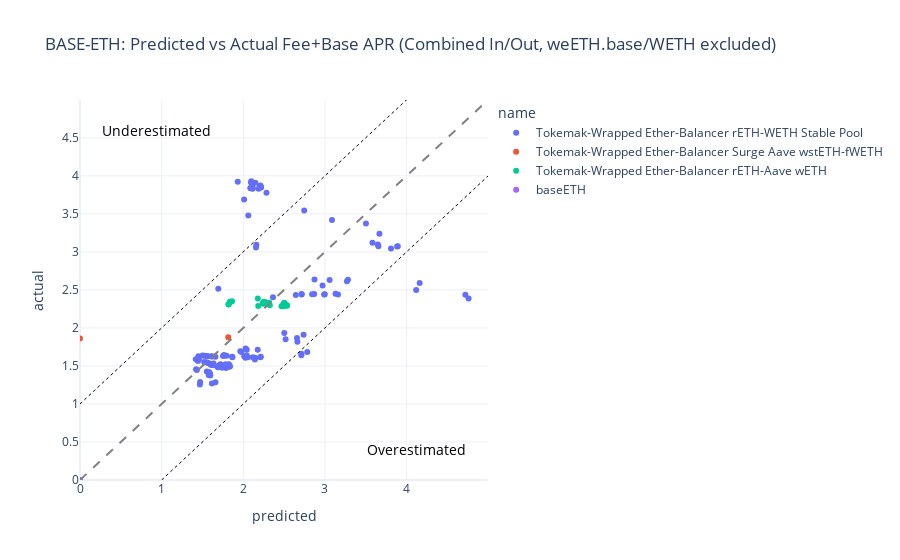

Write notebook code for a chart like this one.
### Markdown cell above
![image.png](attachment:image.png)


surge fuild is weird here

### Code cell
# Exclude the suspect pool
baseeth_filtered = baseeth_combined[baseeth_combined["name"] != suspect_overestimated_fee_and_base]

_scatter_pred_vs_actual(
    baseeth_filtered,
    pred_col="predicted",
    actual_col="actual",
    title="BASE-ETH: Predicted vs Actual Fee+Base APR (Combined In/Out, weETH.base/WETH excluded)",
    hover_cols=["datetime"],
    label_col="name",
)

### Figure 1 — Plotly figure (JSON) as saved in the notebook; plotly's stock layout.template omitted (floating-point values rounded to 4 significant figures; data arrays with more than 128 entries replaced by an {"elided": "..."} marker saying what was removed)
{"data": [{"customdata": {"elided": "133x1 str values"}, "hovertemplate": "name=Tokemak-Wrapped Ether-Balancer rETH-WETH Stable Pool<br>predicted=%{x}<br>actual=%{y}<br>datetime=%{customdata[0]}<extra></extra>", "legendgroup": "Tokemak-Wrapped Ether-Balancer rETH-WETH Stable Pool", "marker": {"color": "#636efa", "symbol": "circle"}, "mode": "markers", "name": "Tokemak-Wrapped Ether-Balancer rETH-WETH Stable Pool", "orientation": "v", "showlegend": true, "type": "scatter", "x": {"elided": "133 float values"}, "xaxis": "x", "y": {"elided": "133 float values"}, "yaxis": "y"}, {"customdata": [["2025-06-12T11:08:15"], ["2025-06-16T19:08:15"]], "hovertemplate": "name=Tokemak-Wrapped Ether-Balancer Surge Aave wstETH-fWETH<br>predicted=%{x}<br>actual=%{y}<br>datetime=%{customdata[0]}<extra></extra>", "legendgroup": "Tokemak-Wrapped Ether-Balancer Surge Aave wstETH-fWETH", "marker": {"color": "#EF553B", "symbol": "circle"}, "mode": "markers", "name": "Tokemak-Wrapped Ether-Balancer Surge Aave wstETH-fWETH", "orientation": "v", "showlegend": true, "type": "scatter", "x": [0, 1.815], "xaxis": "x", "y": [1.86, 1.877], "yaxis": "y"}, {"customdata": [["2026-01-18T02:57:29"], ["2026-01-17T08:57:32"], ["2025-06-18T04:08:27"], ["2025-06-17T19:58:33"], ["2026-01-18T14:57:32"], ["2025-10-10T10:02:07"], ["2025-10-02T04:02:06"], ["2025-07-10T16:02:07"], ["2025-07-10T04:02:07"], ["2025-07-11T04:02:06"], ["2025-07-08T16:02:06"], ["2025-07-09T16:02:07"], ["2025-07-09T03:19:47"], ["2025-07-11T15:14:06"], ["2025-07-12T22:02:06"], ["2025-09-16T10:02:07"], ["2025-09-15T22:02:06"], ["2025-07-21T16:02:07"], ["2025-06-19T09:38:28"], ["2025-06-19T01:08:27"], ["2025-06-22T07:08:27"], ["2025-06-19T18:08:27"], ["2025-06-27T16:38:27"], ["2025-06-20T02:38:27"], ["2025-06-20T11:08:27"], ["2025-06-20T19:38:28"], ["2025-06-21T04:38:27"], ["2025-06-23T07:38:27"], ["2025-06-22T23:08:27"], ["2025-06-26T17:08:27"], ["2025-06-25T17:38:28"], ["2025-06-23T16:08:27"], ["2025-06-24T00:38:27"]], "hovertemplate": "name=Tokemak-Wrapped Ether-Balancer rETH-Aave wETH<br>predicted=%{x}<br>actual=%{y}<br>datetime=%{customdata[0]}<extra></extra>", "legendgroup": "Tokemak-Wrapped Ether-Balancer rETH-Aave wETH", "marker": {"color": "#00cc96", "symbol": "circle"}, "mode": "markers", "name": "Tokemak-Wrapped Ether-Balancer rETH-Aave wETH", "orientation": "v", "showlegend": true, "type": "scatter", "x": [1.838, 1.838, 1.819, 1.819, 1.862, 2.178, 2.183, 2.249, 2.249, 2.242, 2.251, 2.261, 2.261, 2.242, 2.279, 2.317, 2.317, 2.324, 2.502, 2.502, 2.489, 2.503, 2.468, 2.503, 2.503, 2.507, 2.507, 2.509, 2.509, 2.495, 2.51, 2.535, 2.535], "xaxis": "x", "y": [2.345, 2.337, 2.312, 2.309, 2.349, 2.388, 2.287, 2.339, 2.337, 2.327, 2.335, 2.342, 2.34, 2.319, 2.315, 2.331, 2.33, 2.299, 2.329, 2.326, 2.312, 2.321, 2.286, 2.318, 2.314, 2.31, 2.309, 2.303, 2.301, 2.285, 2.293, 2.297, 2.293], "yaxis": "y"}, {"customdata": {"elided": "205x1 str values"}, "hovertemplate": "name=baseETH<br>predicted=%{x}<br>actual=%{y}<br>datetime=%{customdata[0]}<extra></extra>", "legendgroup": "baseETH", "marker": {"color": "#ab63fa", "symbol": "circle"}, "mode": "markers", "name": "baseETH", "orientation": "v", "showlegend": true, "type": "scatter", "x": {"elided": "205 int values"}, "xaxis": "x", "y": {"elided": "205 int values"}, "yaxis": "y"}], "layout": {"annotations": [{"align": "right", "font": {"color": "black", "size": 14}, "showarrow": false, "text": "Overestimated", "x": 0.95, "xref": "paper", "y": 0.05, "yref": "paper"}, {"align": "left", "font": {"color": "black", "size": 14}, "showarrow": false, "text": "Underestimated", "x": 0.05, "xref": "paper", "y": 0.95, "yref": "paper"}], "legend": {"title": {"text": "name"}, "tracegroupgap": 0}, "shapes": [{"line": {"color": "gray", "dash": "dash", "width": 2}, "type": "line", "x0": 0, "x1": 4.997, "y0": 0, "y1": 4.997}, {"line": {"color": "black", "dash": "dot", "width": 1}, "type": "line", "x0": 0, "x1": 4.997, "y0": 1, "y1": 5.997}, {"line": {"color": "black", "dash": "dot", "width": 1}, "type": "line", "x0": 1, "x1": 5.997, "y0": 0, "y1": 4.997}], "title": {"text": "BASE-ETH: Predicted vs Actual Fee+Base APR (Combined In/Out, weETH.base/WETH excluded)"}, "xaxis": {"anchor": "y", "domain": [0, 1], "range": [0, 4.997], "title": {"text": "predicted"}}, "yaxis": {"anchor": "x", "domain": [0, 1], "range": [0, 4.997], "title": {"text": "actual"}}}}
